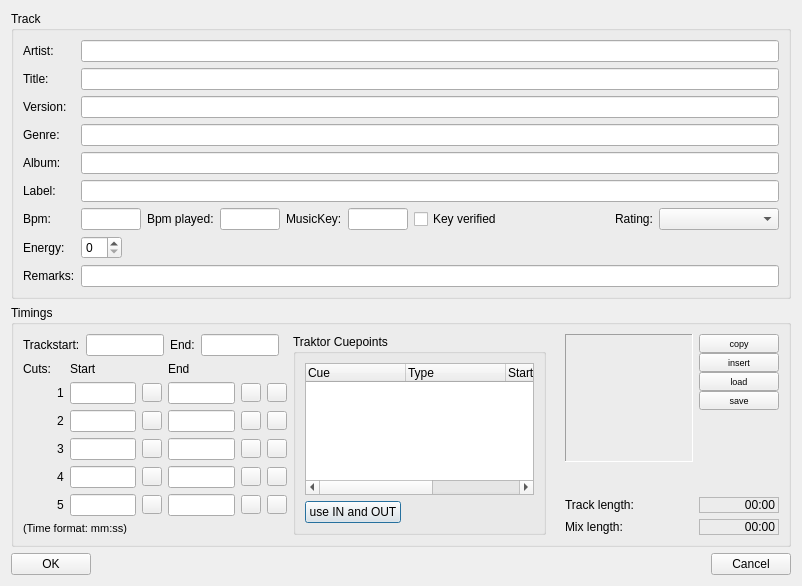
<?xml version="1.0" encoding="UTF-8"?>
<ui version="4.0">
 <class>playlistEditClass</class>
 <widget class="QDialog" name="playlistEditClass">
  <property name="geometry">
   <rect>
    <x>0</x>
    <y>0</y>
    <width>802</width>
    <height>556</height>
   </rect>
  </property>
  <property name="windowTitle">
   <string>WinMusik Edit Playlist Track</string>
  </property>
  <property name="sizeGripEnabled">
   <bool>false</bool>
  </property>
  <layout class="QVBoxLayout" name="verticalLayout_4">
   <item>
    <widget class="QGroupBox" name="groupBox_2">
     <property name="title">
      <string>Track</string>
     </property>
     <layout class="QVBoxLayout" name="verticalLayout">
      <item>
       <layout class="QFormLayout" name="formLayout">
        <property name="fieldGrowthPolicy">
         <enum>QFormLayout::ExpandingFieldsGrow</enum>
        </property>
        <item row="0" column="0">
         <widget class="QLabel" name="label">
          <property name="text">
           <string>Artist:</string>
          </property>
         </widget>
        </item>
        <item row="0" column="1">
         <widget class="QLineEdit" name="artist"/>
        </item>
        <item row="1" column="0">
         <widget class="QLabel" name="label_2">
          <property name="text">
           <string>Title:</string>
          </property>
         </widget>
        </item>
        <item row="1" column="1">
         <widget class="QLineEdit" name="title"/>
        </item>
        <item row="2" column="0">
         <widget class="QLabel" name="label_3">
          <property name="text">
           <string>Version:</string>
          </property>
         </widget>
        </item>
        <item row="2" column="1">
         <widget class="QLineEdit" name="version"/>
        </item>
        <item row="3" column="0">
         <widget class="QLabel" name="label_4">
          <property name="text">
           <string>Genre:</string>
          </property>
         </widget>
        </item>
        <item row="3" column="1">
         <widget class="QLineEdit" name="genre"/>
        </item>
        <item row="4" column="0">
         <widget class="QLabel" name="label_5">
          <property name="text">
           <string>Album:</string>
          </property>
         </widget>
        </item>
        <item row="4" column="1">
         <widget class="QLineEdit" name="album"/>
        </item>
        <item row="5" column="0">
         <widget class="QLabel" name="label_6">
          <property name="text">
           <string>Label:</string>
          </property>
         </widget>
        </item>
        <item row="5" column="1">
         <widget class="QLineEdit" name="labelName"/>
        </item>
        <item row="6" column="0">
         <widget class="QLabel" name="label_7">
          <property name="text">
           <string>Bpm:</string>
          </property>
         </widget>
        </item>
        <item row="6" column="1">
         <layout class="QHBoxLayout" name="horizontalLayout">
          <item>
           <widget class="QLineEdit" name="bpm">
            <property name="maximumSize">
             <size>
              <width>60</width>
              <height>16777215</height>
             </size>
            </property>
           </widget>
          </item>
          <item>
           <widget class="QLabel" name="label_24">
            <property name="text">
             <string>Bpm played:</string>
            </property>
           </widget>
          </item>
          <item>
           <widget class="QLineEdit" name="bpmPlayed">
            <property name="maximumSize">
             <size>
              <width>60</width>
              <height>16777215</height>
             </size>
            </property>
           </widget>
          </item>
          <item>
           <widget class="QLabel" name="label_8">
            <property name="text">
             <string>MusicKey:</string>
            </property>
           </widget>
          </item>
          <item>
           <widget class="QLineEdit" name="musicKey">
            <property name="maximumSize">
             <size>
              <width>60</width>
              <height>16777215</height>
             </size>
            </property>
           </widget>
          </item>
          <item>
           <widget class="QCheckBox" name="keyVerified">
            <property name="text">
             <string>Key verified</string>
            </property>
           </widget>
          </item>
          <item>
           <spacer name="horizontalSpacer">
            <property name="orientation">
             <enum>Qt::Horizontal</enum>
            </property>
            <property name="sizeHint" stdset="0">
             <size>
              <width>40</width>
              <height>20</height>
             </size>
            </property>
           </spacer>
          </item>
          <item>
           <widget class="QLabel" name="label_10">
            <property name="text">
             <string>Rating:</string>
            </property>
           </widget>
          </item>
          <item>
           <widget class="QComboBox" name="rating">
            <property name="sizePolicy">
             <sizepolicy hsizetype="Expanding" vsizetype="Maximum">
              <horstretch>0</horstretch>
              <verstretch>0</verstretch>
             </sizepolicy>
            </property>
            <property name="minimumSize">
             <size>
              <width>120</width>
              <height>0</height>
             </size>
            </property>
            <property name="iconSize">
             <size>
              <width>96</width>
              <height>16</height>
             </size>
            </property>
            <item>
             <property name="text">
              <string/>
             </property>
             <property name="icon">
              <iconset resource="../../resources.qrc">
               <normaloff>:/bewertung/resources/sterne-unbewertet.png</normaloff>:/bewertung/resources/sterne-unbewertet.png</iconset>
             </property>
            </item>
            <item>
             <property name="text">
              <string/>
             </property>
             <property name="icon">
              <iconset resource="../../resources.qrc">
               <normaloff>:/bewertung/resources/sterne1.png</normaloff>:/bewertung/resources/sterne1.png</iconset>
             </property>
            </item>
            <item>
             <property name="text">
              <string/>
             </property>
             <property name="icon">
              <iconset resource="../../resources.qrc">
               <normaloff>:/bewertung/resources/sterne2.png</normaloff>:/bewertung/resources/sterne2.png</iconset>
             </property>
            </item>
            <item>
             <property name="text">
              <string/>
             </property>
             <property name="icon">
              <iconset resource="../../resources.qrc">
               <normaloff>:/bewertung/resources/sterne3.png</normaloff>:/bewertung/resources/sterne3.png</iconset>
             </property>
            </item>
            <item>
             <property name="text">
              <string/>
             </property>
             <property name="icon">
              <iconset resource="../../resources.qrc">
               <normaloff>:/bewertung/resources/sterne4.png</normaloff>:/bewertung/resources/sterne4.png</iconset>
             </property>
            </item>
            <item>
             <property name="text">
              <string/>
             </property>
             <property name="icon">
              <iconset resource="../../resources.qrc">
               <normaloff>:/bewertung/resources/sterne5.png</normaloff>:/bewertung/resources/sterne5.png</iconset>
             </property>
            </item>
            <item>
             <property name="text">
              <string/>
             </property>
             <property name="icon">
              <iconset resource="../../resources.qrc">
               <normaloff>:/bewertung/resources/sterne6.png</normaloff>:/bewertung/resources/sterne6.png</iconset>
             </property>
            </item>
           </widget>
          </item>
         </layout>
        </item>
        <item row="8" column="0">
         <widget class="QLabel" name="label_17">
          <property name="text">
           <string>Remarks:</string>
          </property>
         </widget>
        </item>
        <item row="8" column="1">
         <widget class="QLineEdit" name="remarks"/>
        </item>
        <item row="7" column="0">
         <widget class="QLabel" name="label_25">
          <property name="text">
           <string>Energy:</string>
          </property>
         </widget>
        </item>
        <item row="7" column="1">
         <layout class="QHBoxLayout" name="horizontalLayout_7">
          <property name="rightMargin">
           <number>0</number>
          </property>
          <item>
           <widget class="QSpinBox" name="energyLevel">
            <property name="maximum">
             <number>10</number>
            </property>
           </widget>
          </item>
         </layout>
        </item>
       </layout>
      </item>
     </layout>
    </widget>
   </item>
   <item>
    <widget class="QGroupBox" name="groupBox">
     <property name="title">
      <string>Timings</string>
     </property>
     <layout class="QHBoxLayout" name="horizontalLayout_2">
      <item>
       <layout class="QVBoxLayout" name="verticalLayout_3">
        <item>
         <layout class="QHBoxLayout" name="horizontalLayout_3">
          <item>
           <widget class="QLabel" name="label_9">
            <property name="text">
             <string>Trackstart:</string>
            </property>
           </widget>
          </item>
          <item>
           <widget class="QLineEdit" name="trackStart">
            <property name="maximumSize">
             <size>
              <width>80</width>
              <height>16777215</height>
             </size>
            </property>
            <property name="alignment">
             <set>Qt::AlignRight|Qt::AlignTrailing|Qt::AlignVCenter</set>
            </property>
           </widget>
          </item>
          <item>
           <widget class="QLabel" name="label_11">
            <property name="text">
             <string>End:</string>
            </property>
           </widget>
          </item>
          <item>
           <widget class="QLineEdit" name="trackEnd">
            <property name="maximumSize">
             <size>
              <width>80</width>
              <height>16777215</height>
             </size>
            </property>
            <property name="alignment">
             <set>Qt::AlignRight|Qt::AlignTrailing|Qt::AlignVCenter</set>
            </property>
           </widget>
          </item>
          <item>
           <spacer name="horizontalSpacer_3">
            <property name="orientation">
             <enum>Qt::Horizontal</enum>
            </property>
            <property name="sizeHint" stdset="0">
             <size>
              <width>10</width>
              <height>20</height>
             </size>
            </property>
           </spacer>
          </item>
         </layout>
        </item>
        <item>
         <layout class="QGridLayout" name="gridLayout">
          <property name="spacing">
           <number>-1</number>
          </property>
          <item row="1" column="4">
           <widget class="QToolButton" name="cueCutStart_0">
            <property name="text">
             <string/>
            </property>
            <property name="icon">
             <iconset resource="../../resources.qrc">
              <normaloff>:/icons/resources/cuetocut.png</normaloff>:/icons/resources/cuetocut.png</iconset>
            </property>
            <property name="iconSize">
             <size>
              <width>12</width>
              <height>12</height>
             </size>
            </property>
           </widget>
          </item>
          <item row="1" column="6">
           <widget class="QToolButton" name="cueCutEnd_0">
            <property name="text">
             <string/>
            </property>
            <property name="icon">
             <iconset resource="../../resources.qrc">
              <normaloff>:/icons/resources/cuetocut.png</normaloff>:/icons/resources/cuetocut.png</iconset>
            </property>
            <property name="iconSize">
             <size>
              <width>12</width>
              <height>12</height>
             </size>
            </property>
           </widget>
          </item>
          <item row="3" column="2">
           <widget class="QLabel" name="label_19">
            <property name="text">
             <string>2</string>
            </property>
           </widget>
          </item>
          <item row="4" column="2">
           <widget class="QLabel" name="label_20">
            <property name="text">
             <string>3</string>
            </property>
           </widget>
          </item>
          <item row="6" column="2">
           <widget class="QLabel" name="label_13">
            <property name="text">
             <string>5</string>
            </property>
           </widget>
          </item>
          <item row="5" column="2">
           <widget class="QLabel" name="label_12">
            <property name="text">
             <string>4</string>
            </property>
           </widget>
          </item>
          <item row="3" column="3">
           <widget class="QLineEdit" name="cutStart1">
            <property name="maximumSize">
             <size>
              <width>80</width>
              <height>16777215</height>
             </size>
            </property>
            <property name="alignment">
             <set>Qt::AlignRight|Qt::AlignTrailing|Qt::AlignVCenter</set>
            </property>
           </widget>
          </item>
          <item row="5" column="3">
           <widget class="QLineEdit" name="cutStart3">
            <property name="maximumSize">
             <size>
              <width>80</width>
              <height>16777215</height>
             </size>
            </property>
            <property name="alignment">
             <set>Qt::AlignRight|Qt::AlignTrailing|Qt::AlignVCenter</set>
            </property>
           </widget>
          </item>
          <item row="4" column="3">
           <widget class="QLineEdit" name="cutStart2">
            <property name="maximumSize">
             <size>
              <width>80</width>
              <height>16777215</height>
             </size>
            </property>
            <property name="alignment">
             <set>Qt::AlignRight|Qt::AlignTrailing|Qt::AlignVCenter</set>
            </property>
           </widget>
          </item>
          <item row="6" column="3">
           <widget class="QLineEdit" name="cutStart4">
            <property name="maximumSize">
             <size>
              <width>80</width>
              <height>16777215</height>
             </size>
            </property>
            <property name="alignment">
             <set>Qt::AlignRight|Qt::AlignTrailing|Qt::AlignVCenter</set>
            </property>
           </widget>
          </item>
          <item row="4" column="5">
           <widget class="QLineEdit" name="cutEnd2">
            <property name="maximumSize">
             <size>
              <width>80</width>
              <height>16777215</height>
             </size>
            </property>
            <property name="alignment">
             <set>Qt::AlignRight|Qt::AlignTrailing|Qt::AlignVCenter</set>
            </property>
           </widget>
          </item>
          <item row="3" column="5">
           <widget class="QLineEdit" name="cutEnd1">
            <property name="maximumSize">
             <size>
              <width>80</width>
              <height>16777215</height>
             </size>
            </property>
            <property name="alignment">
             <set>Qt::AlignRight|Qt::AlignTrailing|Qt::AlignVCenter</set>
            </property>
           </widget>
          </item>
          <item row="5" column="5">
           <widget class="QLineEdit" name="cutEnd3">
            <property name="maximumSize">
             <size>
              <width>80</width>
              <height>16777215</height>
             </size>
            </property>
            <property name="alignment">
             <set>Qt::AlignRight|Qt::AlignTrailing|Qt::AlignVCenter</set>
            </property>
           </widget>
          </item>
          <item row="6" column="5">
           <widget class="QLineEdit" name="cutEnd4">
            <property name="maximumSize">
             <size>
              <width>80</width>
              <height>16777215</height>
             </size>
            </property>
            <property name="alignment">
             <set>Qt::AlignRight|Qt::AlignTrailing|Qt::AlignVCenter</set>
            </property>
           </widget>
          </item>
          <item row="0" column="1">
           <widget class="QLabel" name="label_15">
            <property name="text">
             <string>Cuts:</string>
            </property>
           </widget>
          </item>
          <item row="0" column="3">
           <widget class="QLabel" name="label_21">
            <property name="text">
             <string>Start</string>
            </property>
           </widget>
          </item>
          <item row="0" column="5">
           <widget class="QLabel" name="label_22">
            <property name="text">
             <string>End</string>
            </property>
           </widget>
          </item>
          <item row="1" column="3">
           <widget class="QLineEdit" name="cutStart0">
            <property name="maximumSize">
             <size>
              <width>80</width>
              <height>16777215</height>
             </size>
            </property>
            <property name="alignment">
             <set>Qt::AlignRight|Qt::AlignTrailing|Qt::AlignVCenter</set>
            </property>
           </widget>
          </item>
          <item row="1" column="5">
           <widget class="QLineEdit" name="cutEnd0">
            <property name="maximumSize">
             <size>
              <width>80</width>
              <height>16777215</height>
             </size>
            </property>
            <property name="alignment">
             <set>Qt::AlignRight|Qt::AlignTrailing|Qt::AlignVCenter</set>
            </property>
           </widget>
          </item>
          <item row="1" column="2">
           <widget class="QLabel" name="label_18">
            <property name="text">
             <string>1</string>
            </property>
           </widget>
          </item>
          <item row="1" column="7">
           <widget class="QToolButton" name="clearCut_0">
            <property name="text">
             <string/>
            </property>
            <property name="icon">
             <iconset resource="../../resources.qrc">
              <normaloff>:/icons/resources/trash-16.png</normaloff>:/icons/resources/trash-16.png</iconset>
            </property>
            <property name="iconSize">
             <size>
              <width>12</width>
              <height>12</height>
             </size>
            </property>
           </widget>
          </item>
          <item row="3" column="7">
           <widget class="QToolButton" name="clearCut_1">
            <property name="text">
             <string/>
            </property>
            <property name="icon">
             <iconset resource="../../resources.qrc">
              <normaloff>:/icons/resources/trash-16.png</normaloff>:/icons/resources/trash-16.png</iconset>
            </property>
            <property name="iconSize">
             <size>
              <width>12</width>
              <height>12</height>
             </size>
            </property>
           </widget>
          </item>
          <item row="4" column="7">
           <widget class="QToolButton" name="clearCut_2">
            <property name="text">
             <string/>
            </property>
            <property name="icon">
             <iconset resource="../../resources.qrc">
              <normaloff>:/icons/resources/trash-16.png</normaloff>:/icons/resources/trash-16.png</iconset>
            </property>
            <property name="iconSize">
             <size>
              <width>12</width>
              <height>12</height>
             </size>
            </property>
           </widget>
          </item>
          <item row="5" column="7">
           <widget class="QToolButton" name="clearCut_3">
            <property name="text">
             <string/>
            </property>
            <property name="icon">
             <iconset resource="../../resources.qrc">
              <normaloff>:/icons/resources/trash-16.png</normaloff>:/icons/resources/trash-16.png</iconset>
            </property>
            <property name="iconSize">
             <size>
              <width>12</width>
              <height>12</height>
             </size>
            </property>
           </widget>
          </item>
          <item row="6" column="7">
           <widget class="QToolButton" name="clearCut_4">
            <property name="text">
             <string/>
            </property>
            <property name="icon">
             <iconset resource="../../resources.qrc">
              <normaloff>:/icons/resources/trash-16.png</normaloff>:/icons/resources/trash-16.png</iconset>
            </property>
            <property name="iconSize">
             <size>
              <width>12</width>
              <height>12</height>
             </size>
            </property>
           </widget>
          </item>
          <item row="3" column="4">
           <widget class="QToolButton" name="cueCutStart_1">
            <property name="text">
             <string/>
            </property>
            <property name="icon">
             <iconset resource="../../resources.qrc">
              <normaloff>:/icons/resources/cuetocut.png</normaloff>:/icons/resources/cuetocut.png</iconset>
            </property>
            <property name="iconSize">
             <size>
              <width>12</width>
              <height>12</height>
             </size>
            </property>
           </widget>
          </item>
          <item row="4" column="4">
           <widget class="QToolButton" name="cueCutStart_2">
            <property name="text">
             <string/>
            </property>
            <property name="icon">
             <iconset resource="../../resources.qrc">
              <normaloff>:/icons/resources/cuetocut.png</normaloff>:/icons/resources/cuetocut.png</iconset>
            </property>
            <property name="iconSize">
             <size>
              <width>12</width>
              <height>12</height>
             </size>
            </property>
           </widget>
          </item>
          <item row="5" column="4">
           <widget class="QToolButton" name="cueCutStart_3">
            <property name="text">
             <string/>
            </property>
            <property name="icon">
             <iconset resource="../../resources.qrc">
              <normaloff>:/icons/resources/cuetocut.png</normaloff>:/icons/resources/cuetocut.png</iconset>
            </property>
            <property name="iconSize">
             <size>
              <width>12</width>
              <height>12</height>
             </size>
            </property>
           </widget>
          </item>
          <item row="6" column="4">
           <widget class="QToolButton" name="cueCutStart_4">
            <property name="text">
             <string/>
            </property>
            <property name="icon">
             <iconset resource="../../resources.qrc">
              <normaloff>:/icons/resources/cuetocut.png</normaloff>:/icons/resources/cuetocut.png</iconset>
            </property>
            <property name="iconSize">
             <size>
              <width>12</width>
              <height>12</height>
             </size>
            </property>
           </widget>
          </item>
          <item row="3" column="6">
           <widget class="QToolButton" name="cueCutEnd_1">
            <property name="text">
             <string/>
            </property>
            <property name="icon">
             <iconset resource="../../resources.qrc">
              <normaloff>:/icons/resources/cuetocut.png</normaloff>:/icons/resources/cuetocut.png</iconset>
            </property>
            <property name="iconSize">
             <size>
              <width>12</width>
              <height>12</height>
             </size>
            </property>
           </widget>
          </item>
          <item row="4" column="6">
           <widget class="QToolButton" name="cueCutEnd_2">
            <property name="text">
             <string/>
            </property>
            <property name="icon">
             <iconset resource="../../resources.qrc">
              <normaloff>:/icons/resources/cuetocut.png</normaloff>:/icons/resources/cuetocut.png</iconset>
            </property>
            <property name="iconSize">
             <size>
              <width>12</width>
              <height>12</height>
             </size>
            </property>
           </widget>
          </item>
          <item row="5" column="6">
           <widget class="QToolButton" name="cueCutEnd_3">
            <property name="text">
             <string/>
            </property>
            <property name="icon">
             <iconset resource="../../resources.qrc">
              <normaloff>:/icons/resources/cuetocut.png</normaloff>:/icons/resources/cuetocut.png</iconset>
            </property>
            <property name="iconSize">
             <size>
              <width>12</width>
              <height>12</height>
             </size>
            </property>
           </widget>
          </item>
          <item row="6" column="6">
           <widget class="QToolButton" name="cueCutEnd_4">
            <property name="text">
             <string/>
            </property>
            <property name="icon">
             <iconset resource="../../resources.qrc">
              <normaloff>:/icons/resources/cuetocut.png</normaloff>:/icons/resources/cuetocut.png</iconset>
            </property>
            <property name="iconSize">
             <size>
              <width>12</width>
              <height>12</height>
             </size>
            </property>
           </widget>
          </item>
         </layout>
        </item>
        <item>
         <widget class="QLabel" name="label_16">
          <property name="font">
           <font>
            <pointsize>8</pointsize>
           </font>
          </property>
          <property name="text">
           <string>(Time format: mm:ss)</string>
          </property>
         </widget>
        </item>
       </layout>
      </item>
      <item>
       <widget class="QGroupBox" name="traktorCuesGroupBox">
        <property name="title">
         <string>Traktor Cuepoints</string>
        </property>
        <layout class="QVBoxLayout" name="verticalLayout_5">
         <item>
          <widget class="QTreeWidget" name="traktorCues">
           <property name="alternatingRowColors">
            <bool>true</bool>
           </property>
           <property name="selectionMode">
            <enum>QAbstractItemView::SingleSelection</enum>
           </property>
           <property name="iconSize">
            <size>
             <width>16</width>
             <height>16</height>
            </size>
           </property>
           <property name="rootIsDecorated">
            <bool>false</bool>
           </property>
           <property name="itemsExpandable">
            <bool>false</bool>
           </property>
           <property name="expandsOnDoubleClick">
            <bool>false</bool>
           </property>
           <column>
            <property name="text">
             <string>Cue</string>
            </property>
           </column>
           <column>
            <property name="text">
             <string>Type</string>
            </property>
           </column>
           <column>
            <property name="text">
             <string>Start</string>
            </property>
           </column>
           <column>
            <property name="text">
             <string>Name</string>
            </property>
           </column>
          </widget>
         </item>
         <item>
          <layout class="QHBoxLayout" name="horizontalLayout_5">
           <property name="topMargin">
            <number>0</number>
           </property>
           <item>
            <widget class="QPushButton" name="traktorUseInOutButton">
             <property name="text">
              <string>use IN and OUT</string>
             </property>
            </widget>
           </item>
           <item>
            <spacer name="horizontalSpacer_5">
             <property name="orientation">
              <enum>Qt::Horizontal</enum>
             </property>
             <property name="sizeHint" stdset="0">
              <size>
               <width>40</width>
               <height>20</height>
              </size>
             </property>
            </spacer>
           </item>
          </layout>
         </item>
        </layout>
       </widget>
      </item>
      <item>
       <spacer name="horizontalSpacer_6">
        <property name="orientation">
         <enum>Qt::Horizontal</enum>
        </property>
        <property name="sizeHint" stdset="0">
         <size>
          <width>40</width>
          <height>20</height>
         </size>
        </property>
       </spacer>
      </item>
      <item>
       <layout class="QVBoxLayout" name="verticalLayout_2">
        <item>
         <layout class="QHBoxLayout" name="horizontalLayout_6">
          <property name="topMargin">
           <number>0</number>
          </property>
          <item>
           <widget class="QLabel" name="cover">
            <property name="minimumSize">
             <size>
              <width>128</width>
              <height>128</height>
             </size>
            </property>
            <property name="maximumSize">
             <size>
              <width>128</width>
              <height>128</height>
             </size>
            </property>
            <property name="acceptDrops">
             <bool>true</bool>
            </property>
            <property name="frameShape">
             <enum>QFrame::Panel</enum>
            </property>
            <property name="frameShadow">
             <enum>QFrame::Sunken</enum>
            </property>
            <property name="text">
             <string/>
            </property>
            <property name="scaledContents">
             <bool>true</bool>
            </property>
            <property name="alignment">
             <set>Qt::AlignCenter</set>
            </property>
            <property name="margin">
             <number>0</number>
            </property>
           </widget>
          </item>
          <item>
           <layout class="QVBoxLayout" name="verticalLayout_6">
            <property name="spacing">
             <number>0</number>
            </property>
            <property name="leftMargin">
             <number>0</number>
            </property>
            <property name="topMargin">
             <number>0</number>
            </property>
            <item>
             <widget class="QPushButton" name="coverCopyButton">
              <property name="maximumSize">
               <size>
                <width>16777215</width>
                <height>20</height>
               </size>
              </property>
              <property name="font">
               <font>
                <pointsize>7</pointsize>
               </font>
              </property>
              <property name="text">
               <string>copy</string>
              </property>
              <property name="icon">
               <iconset resource="../../resources.qrc">
                <normaloff>:/icons/resources/edit-copy.png</normaloff>:/icons/resources/edit-copy.png</iconset>
              </property>
              <property name="iconSize">
               <size>
                <width>16</width>
                <height>16</height>
               </size>
              </property>
              <property name="flat">
               <bool>false</bool>
              </property>
             </widget>
            </item>
            <item>
             <widget class="QPushButton" name="coverInsertButton">
              <property name="maximumSize">
               <size>
                <width>16777215</width>
                <height>20</height>
               </size>
              </property>
              <property name="font">
               <font>
                <pointsize>7</pointsize>
               </font>
              </property>
              <property name="text">
               <string>insert</string>
              </property>
              <property name="icon">
               <iconset resource="../../resources.qrc">
                <normaloff>:/icons/resources/edit-paste.png</normaloff>:/icons/resources/edit-paste.png</iconset>
              </property>
              <property name="iconSize">
               <size>
                <width>16</width>
                <height>16</height>
               </size>
              </property>
              <property name="flat">
               <bool>false</bool>
              </property>
             </widget>
            </item>
            <item>
             <widget class="QPushButton" name="coverLoadButton">
              <property name="enabled">
               <bool>true</bool>
              </property>
              <property name="maximumSize">
               <size>
                <width>16777215</width>
                <height>20</height>
               </size>
              </property>
              <property name="font">
               <font>
                <pointsize>7</pointsize>
               </font>
              </property>
              <property name="text">
               <string>load</string>
              </property>
              <property name="icon">
               <iconset resource="../../resources.qrc">
                <normaloff>:/icons/resources/fileopen.png</normaloff>:/icons/resources/fileopen.png</iconset>
              </property>
              <property name="iconSize">
               <size>
                <width>16</width>
                <height>16</height>
               </size>
              </property>
              <property name="flat">
               <bool>false</bool>
              </property>
             </widget>
            </item>
            <item>
             <widget class="QPushButton" name="coverSaveButton">
              <property name="enabled">
               <bool>true</bool>
              </property>
              <property name="maximumSize">
               <size>
                <width>16777215</width>
                <height>20</height>
               </size>
              </property>
              <property name="font">
               <font>
                <pointsize>7</pointsize>
               </font>
              </property>
              <property name="text">
               <string>save</string>
              </property>
              <property name="icon">
               <iconset resource="../../resources.qrc">
                <normaloff>:/icons/resources/filesave.png</normaloff>:/icons/resources/filesave.png</iconset>
              </property>
              <property name="iconSize">
               <size>
                <width>16</width>
                <height>16</height>
               </size>
              </property>
              <property name="flat">
               <bool>false</bool>
              </property>
             </widget>
            </item>
            <item>
             <spacer name="verticalSpacer_3">
              <property name="orientation">
               <enum>Qt::Vertical</enum>
              </property>
              <property name="sizeHint" stdset="0">
               <size>
                <width>20</width>
                <height>0</height>
               </size>
              </property>
             </spacer>
            </item>
           </layout>
          </item>
         </layout>
        </item>
        <item>
         <spacer name="verticalSpacer_2">
          <property name="orientation">
           <enum>Qt::Vertical</enum>
          </property>
          <property name="sizeHint" stdset="0">
           <size>
            <width>20</width>
            <height>40</height>
           </size>
          </property>
         </spacer>
        </item>
        <item>
         <spacer name="verticalSpacer_4">
          <property name="orientation">
           <enum>Qt::Vertical</enum>
          </property>
          <property name="sizeHint" stdset="0">
           <size>
            <width>20</width>
            <height>40</height>
           </size>
          </property>
         </spacer>
        </item>
        <item>
         <layout class="QGridLayout" name="gridLayout_2">
          <property name="topMargin">
           <number>9</number>
          </property>
          <item row="1" column="0">
           <widget class="QLabel" name="label_14">
            <property name="frameShape">
             <enum>QFrame::NoFrame</enum>
            </property>
            <property name="frameShadow">
             <enum>QFrame::Sunken</enum>
            </property>
            <property name="text">
             <string>Mix length:</string>
            </property>
           </widget>
          </item>
          <item row="1" column="1">
           <widget class="QLabel" name="mixLength">
            <property name="minimumSize">
             <size>
              <width>80</width>
              <height>0</height>
             </size>
            </property>
            <property name="maximumSize">
             <size>
              <width>80</width>
              <height>16777215</height>
             </size>
            </property>
            <property name="layoutDirection">
             <enum>Qt::LeftToRight</enum>
            </property>
            <property name="frameShape">
             <enum>QFrame::StyledPanel</enum>
            </property>
            <property name="frameShadow">
             <enum>QFrame::Sunken</enum>
            </property>
            <property name="text">
             <string>00:00</string>
            </property>
            <property name="alignment">
             <set>Qt::AlignRight|Qt::AlignTrailing|Qt::AlignVCenter</set>
            </property>
           </widget>
          </item>
          <item row="0" column="0">
           <widget class="QLabel" name="label_23">
            <property name="frameShape">
             <enum>QFrame::NoFrame</enum>
            </property>
            <property name="frameShadow">
             <enum>QFrame::Sunken</enum>
            </property>
            <property name="text">
             <string>Track length:</string>
            </property>
           </widget>
          </item>
          <item row="0" column="1">
           <widget class="QLabel" name="trackLength">
            <property name="minimumSize">
             <size>
              <width>80</width>
              <height>0</height>
             </size>
            </property>
            <property name="maximumSize">
             <size>
              <width>80</width>
              <height>16777215</height>
             </size>
            </property>
            <property name="layoutDirection">
             <enum>Qt::LeftToRight</enum>
            </property>
            <property name="frameShape">
             <enum>QFrame::StyledPanel</enum>
            </property>
            <property name="frameShadow">
             <enum>QFrame::Sunken</enum>
            </property>
            <property name="text">
             <string>00:00</string>
            </property>
            <property name="alignment">
             <set>Qt::AlignRight|Qt::AlignTrailing|Qt::AlignVCenter</set>
            </property>
           </widget>
          </item>
         </layout>
        </item>
       </layout>
      </item>
     </layout>
    </widget>
   </item>
   <item>
    <spacer name="verticalSpacer">
     <property name="orientation">
      <enum>Qt::Vertical</enum>
     </property>
     <property name="sizeHint" stdset="0">
      <size>
       <width>20</width>
       <height>40</height>
      </size>
     </property>
    </spacer>
   </item>
   <item>
    <layout class="QHBoxLayout" name="horizontalLayout_4">
     <item>
      <widget class="QPushButton" name="okButton">
       <property name="text">
        <string>OK</string>
       </property>
       <property name="icon">
        <iconset resource="../../resources.qrc">
         <normaloff>:/icons/resources/button_ok.png</normaloff>:/icons/resources/button_ok.png</iconset>
       </property>
      </widget>
     </item>
     <item>
      <spacer name="horizontalSpacer_4">
       <property name="orientation">
        <enum>Qt::Horizontal</enum>
       </property>
       <property name="sizeHint" stdset="0">
        <size>
         <width>40</width>
         <height>20</height>
        </size>
       </property>
      </spacer>
     </item>
     <item>
      <widget class="QPushButton" name="cancelButton">
       <property name="text">
        <string>Cancel</string>
       </property>
       <property name="icon">
        <iconset resource="../../resources.qrc">
         <normaloff>:/icons/resources/cancel.png</normaloff>:/icons/resources/cancel.png</iconset>
       </property>
      </widget>
     </item>
    </layout>
   </item>
  </layout>
 </widget>
 <tabstops>
  <tabstop>artist</tabstop>
  <tabstop>title</tabstop>
  <tabstop>version</tabstop>
  <tabstop>genre</tabstop>
  <tabstop>album</tabstop>
  <tabstop>labelName</tabstop>
  <tabstop>bpm</tabstop>
  <tabstop>bpmPlayed</tabstop>
  <tabstop>musicKey</tabstop>
  <tabstop>keyVerified</tabstop>
  <tabstop>rating</tabstop>
  <tabstop>energyLevel</tabstop>
  <tabstop>remarks</tabstop>
  <tabstop>trackStart</tabstop>
  <tabstop>trackEnd</tabstop>
  <tabstop>cutStart0</tabstop>
  <tabstop>cutEnd0</tabstop>
  <tabstop>cutStart1</tabstop>
  <tabstop>cutEnd1</tabstop>
  <tabstop>cutStart2</tabstop>
  <tabstop>cutEnd2</tabstop>
  <tabstop>cutStart3</tabstop>
  <tabstop>cutEnd3</tabstop>
  <tabstop>cutStart4</tabstop>
  <tabstop>cutEnd4</tabstop>
  <tabstop>traktorCues</tabstop>
  <tabstop>traktorUseInOutButton</tabstop>
  <tabstop>coverCopyButton</tabstop>
  <tabstop>coverInsertButton</tabstop>
  <tabstop>coverLoadButton</tabstop>
  <tabstop>coverSaveButton</tabstop>
  <tabstop>okButton</tabstop>
  <tabstop>cancelButton</tabstop>
 </tabstops>
 <resources>
  <include location="../../resources.qrc"/>
 </resources>
 <connections/>
</ui>
